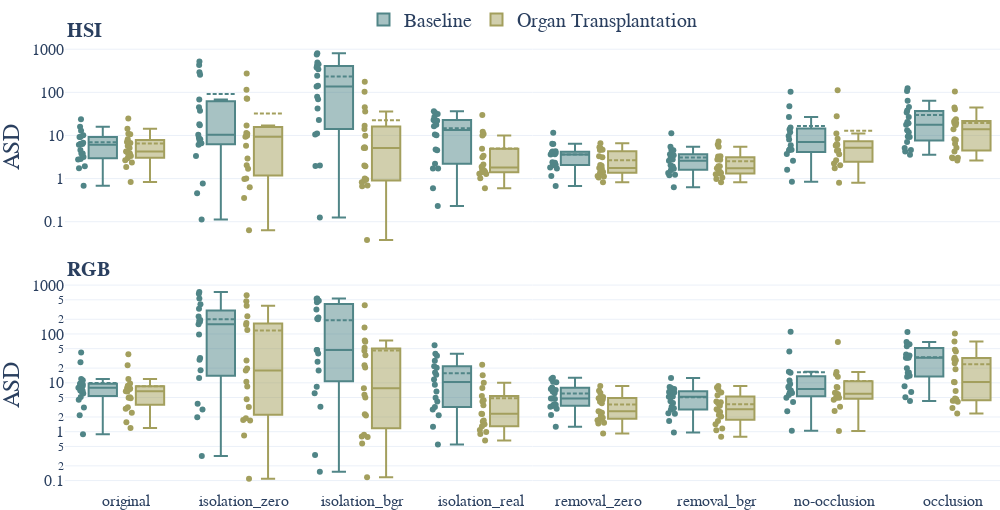

The notebook cell this image was saved under:
### Code cell
fig = dataset_comparison("surface_distance_metric")
fig.update_yaxes(type="log", range=None)
fig.update_yaxes(title="ASD")

### Figure 1 — Plotly figure (JSON) as saved in the notebook; plotly's stock layout.template omitted (floating-point values rounded to 4 significant figures)
{"data": [{"boxmean": true, "boxpoints": "all", "legendgroup": "baseline", "marker": {"color": "#508587"}, "name": "Baseline", "offsetgroup": "baseline", "showlegend": true, "text": ["stomach", "small_bowel", "colon", "liver", "gallbladder", "pancreas", "kidney", "spleen", "bladder", "omentum", "fat_subcutaneous", "lung", "heart", "skin", "muscle", "peritoneum", "major_vein", "kidney_with_Gerotas_fascia", "background"], "type": "box", "x": ["original", "original", "original", "original", "original", "original", "original", "original", "original", "original", "original", "original", "original", "original", "original", "original", "original", "original", "original"], "xaxis": "x", "y": [9.263, 4.625, 3.187, 3.821, 2.864, 2.763, 3.803, 1.945, 1.748, 12.9, 15.95, 10.18, 6.127, 9.27, 6.431, 23.65, 6.341, 6.782, 0.6797], "yaxis": "y"}, {"boxmean": true, "boxpoints": "all", "legendgroup": "organ_transplantation", "marker": {"color": "#A39F5D"}, "name": "Organ Transplantation", "offsetgroup": "organ_transplantation", "showlegend": true, "text": ["stomach", "small_bowel", "colon", "liver", "gallbladder", "pancreas", "kidney", "spleen", "bladder", "omentum", "fat_subcutaneous", "lung", "heart", "skin", "muscle", "peritoneum", "major_vein", "kidney_with_Gerotas_fascia", "background"], "type": "box", "x": ["original", "original", "original", "original", "original", "original", "original", "original", "original", "original", "original", "original", "original", "original", "original", "original", "original", "original", "original"], "xaxis": "x", "y": [8.185, 5.098, 4.273, 3.331, 3.478, 2.374, 4.084, 2.657, 1.858, 10.99, 14.3, 7.032, 6.677, 10.68, 5.678, 24.71, 3.801, 2.973, 0.8344], "yaxis": "y"}, {"boxmean": true, "boxpoints": "all", "legendgroup": "baseline", "marker": {"color": "#508587"}, "name": "Baseline", "offsetgroup": "baseline", "showlegend": false, "text": ["stomach", "small_bowel", "colon", "liver", "gallbladder", "pancreas", "kidney", "spleen", "bladder", "omentum", "fat_subcutaneous", "lung", "heart", "skin", "muscle", "peritoneum", "major_vein", "kidney_with_Gerotas_fascia", "background"], "type": "box", "x": ["isolation_zero", "isolation_zero", "isolation_zero", "isolation_zero", "isolation_zero", "isolation_zero", "isolation_zero", "isolation_zero", "isolation_zero", "isolation_zero", "isolation_zero", "isolation_zero", "isolation_zero", "isolation_zero", "isolation_zero", "isolation_zero", "isolation_zero", "isolation_zero", "isolation_zero"], "xaxis": "x", "y": [67.89, 0.4576, 17.27, 0.7751, 431.8, 8.868, 3.356, 10.45, 45.24, 256.5, 6.572, 6.098, 8.194, 37.33, 7.898, 293.2, 521.0, 18.26, 0.1122], "yaxis": "y"}, {"boxmean": true, "boxpoints": "all", "legendgroup": "organ_transplantation", "marker": {"color": "#A39F5D"}, "name": "Organ Transplantation", "offsetgroup": "organ_transplantation", "showlegend": false, "text": ["stomach", "small_bowel", "colon", "liver", "gallbladder", "pancreas", "kidney", "spleen", "bladder", "omentum", "fat_subcutaneous", "lung", "heart", "skin", "muscle", "peritoneum", "major_vein", "kidney_with_Gerotas_fascia", "background"], "type": "box", "x": ["isolation_zero", "isolation_zero", "isolation_zero", "isolation_zero", "isolation_zero", "isolation_zero", "isolation_zero", "isolation_zero", "isolation_zero", "isolation_zero", "isolation_zero", "isolation_zero", "isolation_zero", "isolation_zero", "isolation_zero", "isolation_zero", "isolation_zero", "isolation_zero", "isolation_zero"], "xaxis": "x", "y": [11.44, 0.9767, 2.028, 0.3535, 273.4, 1.01, 1.687, 10.1, 9.889, 17.08, 72.11, 5.779, 0.6261, 114.4, 10.93, 70.72, 2.922, 9.284, 0.0638], "yaxis": "y"}, {"boxmean": true, "boxpoints": "all", "legendgroup": "baseline", "marker": {"color": "#508587"}, "name": "Baseline", "offsetgroup": "baseline", "showlegend": false, "text": ["stomach", "small_bowel", "colon", "liver", "gallbladder", "pancreas", "kidney", "spleen", "bladder", "omentum", "fat_subcutaneous", "lung", "heart", "skin", "muscle", "peritoneum", "major_vein", "kidney_with_Gerotas_fascia", "background"], "type": "box", "x": ["isolation_bgr", "isolation_bgr", "isolation_bgr", "isolation_bgr", "isolation_bgr", "isolation_bgr", "isolation_bgr", "isolation_bgr", "isolation_bgr", "isolation_bgr", "isolation_bgr", "isolation_bgr", "isolation_bgr", "isolation_bgr", "isolation_bgr", "isolation_bgr", "isolation_bgr", "isolation_bgr", "isolation_bgr"], "xaxis": "x", "y": [491.2, 11.1, 79.01, 10.5, 447.0, 378.5, 242.5, 135.6, 41.91, 757.1, 420.8, 2.002, 1.963, 69.36, 22.94, 142.8, 342.3, 800, 0.1246], "yaxis": "y"}, {"boxmean": true, "boxpoints": "all", "legendgroup": "organ_transplantation", "marker": {"color": "#A39F5D"}, "name": "Organ Transplantation", "offsetgroup": "organ_transplantation", "showlegend": false, "text": ["stomach", "small_bowel", "colon", "liver", "gallbladder", "pancreas", "kidney", "spleen", "bladder", "omentum", "fat_subcutaneous", "lung", "heart", "skin", "muscle", "peritoneum", "major_vein", "kidney_with_Gerotas_fascia", "background"], "type": "box", "x": ["isolation_bgr", "isolation_bgr", "isolation_bgr", "isolation_bgr", "isolation_bgr", "isolation_bgr", "isolation_bgr", "isolation_bgr", "isolation_bgr", "isolation_bgr", "isolation_bgr", "isolation_bgr", "isolation_bgr", "isolation_bgr", "isolation_bgr", "isolation_bgr", "isolation_bgr", "isolation_bgr", "isolation_bgr"], "xaxis": "x", "y": [16.81, 5.144, 0.9577, 0.6634, 176.7, 2.01, 44.92, 9.809, 0.8203, 14.18, 1.939, 5.321, 0.6952, 102.5, 5.143, 36.1, 0.8921, 1.005, 0.03769], "yaxis": "y"}, {"boxmean": true, "boxpoints": "all", "legendgroup": "baseline", "marker": {"color": "#508587"}, "name": "Baseline", "offsetgroup": "baseline", "showlegend": false, "text": ["stomach", "small_bowel", "colon", "liver", "gallbladder", "pancreas", "kidney", "spleen", "bladder", "omentum", "lung", "heart", "skin", "muscle", "peritoneum", "major_vein", "kidney_with_Gerotas_fascia", "background"], "type": "box", "x": ["isolation_real", "isolation_real", "isolation_real", "isolation_real", "isolation_real", "isolation_real", "isolation_real", "isolation_real", "isolation_real", "isolation_real", "isolation_real", "isolation_real", "isolation_real", "isolation_real", "isolation_real", "isolation_real", "isolation_real", "isolation_real"], "xaxis": "x", "y": [31.49, 4.517, 1.719, 10.1, 17.67, 21.84, 10.48, 33.81, 36.46, 0.2321, 1.715, 2.208, 4.73, 26.8, 22.69, 21.35, 16.35, 0.5965], "yaxis": "y"}, {"boxmean": true, "boxpoints": "all", "legendgroup": "organ_transplantation", "marker": {"color": "#A39F5D"}, "name": "Organ Transplantation", "offsetgroup": "organ_transplantation", "showlegend": false, "text": ["stomach", "small_bowel", "colon", "liver", "gallbladder", "pancreas", "kidney", "spleen", "bladder", "omentum", "lung", "heart", "skin", "muscle", "peritoneum", "major_vein", "kidney_with_Gerotas_fascia", "background"], "type": "box", "x": ["isolation_real", "isolation_real", "isolation_real", "isolation_real", "isolation_real", "isolation_real", "isolation_real", "isolation_real", "isolation_real", "isolation_real", "isolation_real", "isolation_real", "isolation_real", "isolation_real", "isolation_real", "isolation_real", "isolation_real", "isolation_real"], "xaxis": "x", "y": [12.16, 1.889, 3.134, 1.479, 1.716, 10.0, 1.016, 2.126, 1.278, 3.4, 1.57, 1.442, 1.409, 29.76, 10.78, 1.29, 4.93, 0.5963], "yaxis": "y"}, {"boxmean": true, "boxpoints": "all", "legendgroup": "baseline", "marker": {"color": "#508587"}, "name": "Baseline", "offsetgroup": "baseline", "showlegend": false, "text": ["stomach", "small_bowel", "colon", "liver", "gallbladder", "pancreas", "kidney", "spleen", "bladder", "omentum", "fat_subcutaneous", "lung", "heart", "skin", "muscle", "peritoneum", "major_vein", "kidney_with_Gerotas_fascia", "background"], "type": "box", "x": ["removal_zero", "removal_zero", "removal_zero", "removal_zero", "removal_zero", "removal_zero", "removal_zero", "removal_zero", "removal_zero", "removal_zero", "removal_zero", "removal_zero", "removal_zero", "removal_zero", "removal_zero", "removal_zero", "removal_zero", "removal_zero", "removal_zero"], "xaxis": "x", "y": [3.929, 2.403, 2.341, 1.706, 2.29, 2.1, 2.048, 1.15, 1.798, 6.305, 4.033, 4.277, 3.641, 4.308, 3.848, 11.51, 3.654, 6.401, 0.6728], "yaxis": "y"}, {"boxmean": true, "boxpoints": "all", "legendgroup": "organ_transplantation", "marker": {"color": "#A39F5D"}, "name": "Organ Transplantation", "offsetgroup": "organ_transplantation", "showlegend": false, "text": ["stomach", "small_bowel", "colon", "liver", "gallbladder", "pancreas", "kidney", "spleen", "bladder", "omentum", "fat_subcutaneous", "lung", "heart", "skin", "muscle", "peritoneum", "major_vein", "kidney_with_Gerotas_fascia", "background"], "type": "box", "x": ["removal_zero", "removal_zero", "removal_zero", "removal_zero", "removal_zero", "removal_zero", "removal_zero", "removal_zero", "removal_zero", "removal_zero", "removal_zero", "removal_zero", "removal_zero", "removal_zero", "removal_zero", "removal_zero", "removal_zero", "removal_zero", "removal_zero"], "xaxis": "x", "y": [4.637, 1.983, 1.731, 1.348, 2.065, 1.606, 1.119, 1.416, 1.065, 6.594, 3.126, 5.315, 1.701, 4.626, 3.318, 5.042, 1.771, 1.156, 0.8181], "yaxis": "y"}, {"boxmean": true, "boxpoints": "all", "legendgroup": "baseline", "marker": {"color": "#508587"}, "name": "Baseline", "offsetgroup": "baseline", "showlegend": false, "text": ["stomach", "small_bowel", "colon", "liver", "gallbladder", "pancreas", "kidney", "spleen", "bladder", "omentum", "fat_subcutaneous", "lung", "heart", "skin", "muscle", "peritoneum", "major_vein", "kidney_with_Gerotas_fascia", "background"], "type": "box", "x": ["removal_bgr", "removal_bgr", "removal_bgr", "removal_bgr", "removal_bgr", "removal_bgr", "removal_bgr", "removal_bgr", "removal_bgr", "removal_bgr", "removal_bgr", "removal_bgr", "removal_bgr", "removal_bgr", "removal_bgr", "removal_bgr", "removal_bgr", "removal_bgr", "removal_bgr"], "xaxis": "x", "y": [3.101, 2.031, 1.912, 1.345, 1.872, 1.683, 1.566, 1.226, 1.202, 5.475, 3.475, 4.556, 2.769, 3.651, 3.659, 11.24, 2.608, 4.649, 0.6305], "yaxis": "y"}, {"boxmean": true, "boxpoints": "all", "legendgroup": "organ_transplantation", "marker": {"color": "#A39F5D"}, "name": "Organ Transplantation", "offsetgroup": "organ_transplantation", "showlegend": false, "text": ["stomach", "small_bowel", "colon", "liver", "gallbladder", "pancreas", "kidney", "spleen", "bladder", "omentum", "fat_subcutaneous", "lung", "heart", "skin", "muscle", "peritoneum", "major_vein", "kidney_with_Gerotas_fascia", "background"], "type": "box", "x": ["removal_bgr", "removal_bgr", "removal_bgr", "removal_bgr", "removal_bgr", "removal_bgr", "removal_bgr", "removal_bgr", "removal_bgr", "removal_bgr", "removal_bgr", "removal_bgr", "removal_bgr", "removal_bgr", "removal_bgr", "removal_bgr", "removal_bgr", "removal_bgr", "removal_bgr"], "xaxis": "x", "y": [2.748, 1.938, 1.383, 1.259, 1.927, 1.446, 1.066, 1.354, 0.9824, 6.152, 3.266, 5.463, 1.688, 2.782, 3.289, 7.234, 1.743, 1.306, 0.8211], "yaxis": "y"}, {"boxmean": true, "boxpoints": "all", "legendgroup": "baseline", "marker": {"color": "#508587"}, "name": "Baseline", "offsetgroup": "baseline", "showlegend": false, "text": ["stomach", "small_bowel", "colon", "liver", "gallbladder", "kidney", "spleen", "bladder", "omentum", "fat_subcutaneous", "lung", "heart", "skin", "muscle", "peritoneum", "background"], "type": "box", "x": ["no-occlusion", "no-occlusion", "no-occlusion", "no-occlusion", "no-occlusion", "no-occlusion", "no-occlusion", "no-occlusion", "no-occlusion", "no-occlusion", "no-occlusion", "no-occlusion", "no-occlusion", "no-occlusion", "no-occlusion", "no-occlusion"], "xaxis": "x", "y": [8.115, 5.969, 3.735, 9.677, 4.568, 47.52, 2.596, 1.609, 13.67, 103.1, 15.31, 4.817, 4.668, 11.94, 26.95, 0.8459], "yaxis": "y"}, {"boxmean": true, "boxpoints": "all", "legendgroup": "organ_transplantation", "marker": {"color": "#A39F5D"}, "name": "Organ Transplantation", "offsetgroup": "organ_transplantation", "showlegend": false, "text": ["stomach", "small_bowel", "colon", "liver", "gallbladder", "kidney", "spleen", "bladder", "omentum", "fat_subcutaneous", "lung", "heart", "skin", "muscle", "peritoneum", "background"], "type": "box", "x": ["no-occlusion", "no-occlusion", "no-occlusion", "no-occlusion", "no-occlusion", "no-occlusion", "no-occlusion", "no-occlusion", "no-occlusion", "no-occlusion", "no-occlusion", "no-occlusion", "no-occlusion", "no-occlusion", "no-occlusion", "no-occlusion"], "xaxis": "x", "y": [4.542, 4.444, 2.244, 5.84, 6.354, 2.047, 1.749, 2.657, 8.391, 112.3, 11.04, 6.06, 3.686, 5.868, 27.96, 0.8042], "yaxis": "y"}, {"boxmean": true, "boxpoints": "all", "legendgroup": "baseline", "marker": {"color": "#508587"}, "name": "Baseline", "offsetgroup": "baseline", "showlegend": false, "text": ["stomach", "small_bowel", "colon", "liver", "gallbladder", "pancreas", "kidney", "spleen", "bladder", "omentum", "fat_subcutaneous", "lung", "heart", "skin", "muscle", "peritoneum", "major_vein", "kidney_with_Gerotas_fascia", "background"], "type": "box", "x": ["occlusion", "occlusion", "occlusion", "occlusion", "occlusion", "occlusion", "occlusion", "occlusion", "occlusion", "occlusion", "occlusion", "occlusion", "occlusion", "occlusion", "occlusion", "occlusion", "occlusion", "occlusion", "occlusion"], "xaxis": "x", "y": [37.75, 11.89, 34.29, 20.52, 4.244, 124.0, 17.76, 19.13, 7.095, 26.66, 45.67, 13.28, 3.585, 107.6, 9.483, 63.48, 9.154, 5.14, 4.625], "yaxis": "y"}, {"boxmean": true, "boxpoints": "all", "legendgroup": "organ_transplantation", "marker": {"color": "#A39F5D"}, "name": "Organ Transplantation", "offsetgroup": "organ_transplantation", "showlegend": false, "text": ["stomach", "small_bowel", "colon", "liver", "gallbladder", "pancreas", "kidney", "spleen", "bladder", "omentum", "fat_subcutaneous", "lung", "heart", "skin", "muscle", "peritoneum", "major_vein", "kidney_with_Gerotas_fascia", "background"], "type": "box", "x": ["occlusion", "occlusion", "occlusion", "occlusion", "occlusion", "occlusion", "occlusion", "occlusion", "occlusion", "occlusion", "occlusion", "occlusion", "occlusion", "occlusion", "occlusion", "occlusion", "occlusion", "occlusion", "occlusion"], "xaxis": "x", "y": [23.77, 8.199, 17.41, 19.34, 6.413, 20.85, 13.87, 40.31, 2.616, 22.02, 19.06, 7.803, 3.078, 104.7, 3.056, 44.74, 4.255, 2.949, 5.179], "yaxis": "y"}, {"boxmean": true, "boxpoints": "all", "legendgroup": "baseline", "marker": {"color": "#508587"}, "name": "Baseline", "offsetgroup": "baseline", "showlegend": false, "text": ["stomach", "small_bowel", "colon", "liver", "gallbladder", "pancreas", "kidney", "spleen", "bladder", "omentum", "fat_subcutaneous", "lung", "heart", "skin", "muscle", "peritoneum", "major_vein", "kidney_with_Gerotas_fascia", "background"], "type": "box", "x": ["original", "original", "original", "original", "original", "original", "original", "original", "original", "original", "original", "original", "original", "original", "original", "original", "original", "original", "original"], "xaxis": "x2", "y": [12.04, 6.726, 4.506, 9.583, 3.14, 2.169, 6.964, 7.887, 8.546, 11.29, 41.66, 9.642, 6.914, 6.084, 9.197, 26.52, 5.118, 8.626, 0.8865], "yaxis": "y2"}, {"boxmean": true, "boxpoints": "all", "legendgroup": "organ_transplantation", "marker": {"color": "#A39F5D"}, "name": "Organ Transplantation", "offsetgroup": "organ_transplantation", "showlegend": false, "text": ["stomach", "small_bowel", "colon", "liver", "gallbladder", "pancreas", "kidney", "spleen", "bladder", "omentum", "fat_subcutaneous", "lung", "heart", "skin", "muscle", "peritoneum", "major_vein", "kidney_with_Gerotas_fascia", "background"], "type": "box", "x": ["original", "original", "original", "original", "original", "original", "original", "original", "original", "original", "original", "original", "original", "original", "original", "original", "original", "original", "original"], "xaxis": "x2", "y": [8.695, 7.691, 4.934, 6.62, 2.952, 1.564, 4.86, 7.462, 3.15, 9.634, 38.34, 7.809, 6.728, 11.96, 7.691, 22.83, 2.448, 5.065, 1.193], "yaxis": "y2"}, {"boxmean": true, "boxpoints": "all", "legendgroup": "baseline", "marker": {"color": "#508587"}, "name": "Baseline", "offsetgroup": "baseline", "showlegend": false, "text": ["stomach", "small_bowel", "colon", "liver", "gallbladder", "pancreas", "kidney", "spleen", "bladder", "omentum", "fat_subcutaneous", "lung", "heart", "skin", "muscle", "peritoneum", "major_vein", "kidney_with_Gerotas_fascia", "background"], "type": "box", "x": ["isolation_zero", "isolation_zero", "isolation_zero", "isolation_zero", "isolation_zero", "isolation_zero", "isolation_zero", "isolation_zero", "isolation_zero", "isolation_zero", "isolation_zero", "isolation_zero", "isolation_zero", "isolation_zero", "isolation_zero", "isolation_zero", "isolation_zero", "isolation_zero", "isolation_zero"], "xaxis": "x2", "y": [194.0, 29.78, 18.08, 3.738, 664.4, 97.67, 12.54, 183.3, 226.9, 407.3, 529.8, 1.973, 2.835, 178.0, 326.8, 157.1, 722.7, 32.07, 0.3169], "yaxis": "y2"}, {"boxmean": true, "boxpoints": "all", "legendgroup": "organ_transplantation", "marker": {"color": "#A39F5D"}, "name": "Organ Transplantation", "offsetgroup": "organ_transplantation", "showlegend": false, "text": ["stomach", "small_bowel", "colon", "liver", "gallbladder", "pancreas", "kidney", "spleen", "bladder", "omentum", "fat_subcutaneous", "lung", "heart", "skin", "muscle", "peritoneum", "major_vein", "kidney_with_Gerotas_fascia", "background"], "type": "box", "x": ["isolation_zero", "isolation_zero", "isolation_zero", "isolation_zero", "isolation_zero", "isolation_zero", "isolation_zero", "isolation_zero", "isolation_zero", "isolation_zero", "isolation_zero", "isolation_zero", "isolation_zero", "isolation_zero", "isolation_zero", "isolation_zero", "isolation_zero", "isolation_zero", "isolation_zero"], "xaxis": "x2", "y": [19.73, 8.395, 10.54, 3.219, 616.9, 0.8387, 1.875, 377.0, 229.0, 1.702, 153.8, 4.633, 1.739, 120.5, 28.74, 167.4, 467.7, 17.9, 0.1096], "yaxis": "y2"}, {"boxmean": true, "boxpoints": "all", "legendgroup": "baseline", "marker": {"color": "#508587"}, "name": "Baseline", "offsetgroup": "baseline", "showlegend": false, "text": ["stomach", "small_bowel", "colon", "liver", "gallbladder", "pancreas", "kidney", "spleen", "bladder", "omentum", "fat_subcutaneous", "lung", "heart", "skin", "muscle", "peritoneum", "major_vein", "kidney_with_Gerotas_fascia", "background"], "type": "box", "x": ["isolation_bgr", "isolation_bgr", "isolation_bgr", "isolation_bgr", "isolation_bgr", "isolation_bgr", "isolation_bgr", "isolation_bgr", "isolation_bgr", "isolation_bgr", "isolation_bgr", "isolation_bgr", "isolation_bgr", "isolation_bgr", "isolation_bgr", "isolation_bgr", "isolation_bgr", "isolation_bgr", "isolation_bgr"], "xaxis": "x2", "y": [477.8, 6.111, 26.98, 0.3354, 526.0, 444.9, 39.78, 315.0, 199.4, 533.8, 47.19, 3.25, 8.352, 218.3, 46.76, 204.5, 487.8, 17.85, 0.1517], "yaxis": "y2"}, {"boxmean": true, "boxpoints": "all", "legendgroup": "organ_transplantation", "marker": {"color": "#A39F5D"}, "name": "Organ Transplantation", "offsetgroup": "organ_transplantation", "showlegend": false, "text": ["stomach", "small_bowel", "colon", "liver", "gallbladder", "pancreas", "kidney", "spleen", "bladder", "omentum", "fat_subcutaneous", "lung", "heart", "skin", "muscle", "peritoneum", "major_vein", "kidney_with_Gerotas_fascia", "background"], "type": "box", "x": ["isolation_bgr", "isolation_bgr", "isolation_bgr", "isolation_bgr", "isolation_bgr", "isolation_bgr", "isolation_bgr", "isolation_bgr", "isolation_bgr", "isolation_bgr", "isolation_bgr", "isolation_bgr", "isolation_bgr", "isolation_bgr", "isolation_bgr", "isolation_bgr", "isolation_bgr", "isolation_bgr", "isolation_bgr"], "xaxis": "x2", "y": [36.77, 0.7747, 0.7966, 7.745, 385.9, 0.5734, 69.17, 45.38, 20.5, 22.94, 52.29, 5.675, 0.8629, 73.4, 4.989, 135.0, 2.282, 2.142, 0.1176], "yaxis": "y2"}, {"boxmean": true, "boxpoints": "all", "legendgroup": "baseline", "marker": {"color": "#508587"}, "name": "Baseline", "offsetgroup": "baseline", "showlegend": false, "text": ["stomach", "small_bowel", "colon", "liver", "gallbladder", "pancreas", "kidney", "spleen", "bladder", "omentum", "lung", "heart", "skin", "muscle", "peritoneum", "major_vein", "kidney_with_Gerotas_fascia", "background"], "type": "box", "x": ["isolation_real", "isolation_real", "isolation_real", "isolation_real", "isolation_real", "isolation_real", "isolation_real", "isolation_real", "isolation_real", "isolation_real", "isolation_real", "isolation_real", "isolation_real", "isolation_real", "isolation_real", "isolation_real", "isolation_real", "isolation_real"], "xaxis": "x2", "y": [39.48, 2.844, 1.262, 3.185, 9.135, 6.609, 11.68, 20.35, 4.955, 28.42, 2.162, 4.151, 21.72, 58.42, 16.29, 35.64, 14.69, 0.5489], "yaxis": "y2"}, {"boxmean": true, "boxpoints": "all", "legendgroup": "organ_transplantation", "marker": {"color": "#A39F5D"}, "name": "Organ Transplantation", "offsetgroup": "organ_transplantation", "showlegend": false, "text": ["stomach", "small_bowel", "colon", "liver", "gallbladder", "pancreas", "kidney", "spleen", "bladder", "omentum", "lung", "heart", "skin", "muscle", "peritoneum", "major_vein", "kidney_with_Gerotas_fascia", "background"], "type": "box", "x": ["isolation_real", "isolation_real", "isolation_real", "isolation_real", "isolation_real", "isolation_real", "isolation_real", "isolation_real", "isolation_real", "isolation_real", "isolation_real", "isolation_real", "isolation_real", "isolation_real", "isolation_real", "isolation_real", "isolation_real", "isolation_real"], "xaxis": "x2", "y": [9.993, 1.701, 1.295, 4.377, 14.36, 3.491, 1.086, 4.165, 0.8939, 0.9899, 1.617, 1.427, 2.304, 23.38, 5.393, 2.339, 7.826, 0.658], "yaxis": "y2"}, {"boxmean": true, "boxpoints": "all", "legendgroup": "baseline", "marker": {"color": "#508587"}, "name": "Baseline", "offsetgroup": "baseline", "showlegend": false, "text": ["stomach", "small_bowel", "colon", "liver", "gallbladder", "pancreas", "kidney", "spleen", "bladder", "omentum", "fat_subcutaneous", "lung", "heart", "skin", "muscle", "peritoneum", "major_vein", "kidney_with_Gerotas_fascia", "background"], "type": "box", "x": ["removal_zero", "removal_zero", "removal_zero", "removal_zero", "removal_zero", "removal_zero", "removal_zero", "removal_zero", "removal_zero", "removal_zero", "removal_zero", "removal_zero", "removal_zero", "removal_zero", "removal_zero", "removal_zero", "removal_zero", "removal_zero", "removal_zero"], "xaxis": "x2", "y": [7.122, 2.966, 3.35, 3.566, 3.543, 2.199, 6.656, 6.141, 4.807, 8.027, 12.7, 10.32, 4.756, 4.679, 7.492, 11.99, 3.247, 10.52, 1.267], "yaxis": "y2"}, {"boxmean": true, "boxpoints": "all", "legendgroup": "organ_transplantation", "marker": {"color": "#A39F5D"}, "name": "Organ Transplantation", "offsetgroup": "organ_transplantation", "showlegend": false, "text": ["stomach", "small_bowel", "colon", "liver", "gallbladder", "pancreas", "kidney", "spleen", "bladder", "omentum", "fat_subcutaneous", "lung", "heart", "skin", "muscle", "peritoneum", "major_vein", "kidney_with_Gerotas_fascia", "background"], "type": "box", "x": ["removal_zero", "removal_zero", "removal_zero", "removal_zero", "removal_zero", "removal_zero", "removal_zero", "removal_zero", "removal_zero", "removal_zero", "removal_zero", "removal_zero", "removal_zero", "removal_zero", "removal_zero", "removal_zero", "removal_zero", "removal_zero", "removal_zero"], "xaxis": "x2", "y": [4.859, 2.539, 1.517, 1.921, 2.607, 0.9202, 2.428, 4.111, 1.8, 6.218, 8.586, 4.906, 1.717, 6.925, 4.558, 5.139, 2.101, 3.836, 1.475], "yaxis": "y2"}, {"boxmean": true, "boxpoints": "all", "legendgroup": "baseline", "marker": {"color": "#508587"}, "name": "Baseline", "offsetgroup": "baseline", "showlegend": false, "text": ["stomach", "small_bowel", "colon", "liver", "gallbladder", "pancreas", "kidney", "spleen", "bladder", "omentum", "fat_subcutaneous", "lung", "heart", "skin", "muscle", "peritoneum", "major_vein", "kidney_with_Gerotas_fascia", "background"], "type": "box", "x": ["removal_bgr", "removal_bgr", "removal_bgr", "removal_bgr", "removal_bgr", "removal_bgr", "removal_bgr", "removal_bgr", "removal_bgr", "removal_bgr", "removal_bgr", "removal_bgr", "removal_bgr", "removal_bgr", "removal_bgr", "removal_bgr", "removal_bgr", "removal_bgr", "removal_bgr"], "xaxis": "x2", "y": [5.267, 2.332, 2.809, 2.397, 3.877, 1.664, 6.345, 5.179, 3.011, 6.844, 8.242, 7.507, 5.294, 4.175, 6.48, 12.58, 3.229, 7.827, 0.9679], "yaxis": "y2"}, {"boxmean": true, "boxpoints": "all", "legendgroup": "organ_transplantation", "marker": {"color": "#A39F5D"}, "name": "Organ Transplantation", "offsetgroup": "organ_transplantation", "showlegend": false, "text": ["stomach", "small_bowel", "colon", "liver", "gallbladder", "pancreas", "kidney", "spleen", "bladder", "omentum", "fat_subcutaneous", "lung", "heart", "skin", "muscle", "peritoneum", "major_vein", "kidney_with_Gerotas_fascia", "background"], "type": "box", "x": ["removal_bgr", "removal_bgr", "removal_bgr", "removal_bgr", "removal_bgr", "removal_bgr", "removal_bgr", "removal_bgr", "removal_bgr", "removal_bgr", "removal_bgr", "removal_bgr", "removal_bgr", "removal_bgr", "removal_bgr", "removal_bgr", "removal_bgr", "removal_bgr", "removal_bgr"], "xaxis": "x2", "y": [3.802, 2.892, 1.416, 2.773, 2.202, 0.7858, 2.526, 4.01, 1.157, 6.349, 8.032, 5.6, 2.045, 8.58, 4.148, 7.207, 1.662, 3.382, 1.075], "yaxis": "y2"}, {"boxmean": true, "boxpoints": "all", "legendgroup": "baseline", "marker": {"color": "#508587"}, "name": "Baseline", "offsetgroup": "baseline", "showlegend": false, "text": ["stomach", "small_bowel", "colon", "liver", "gallbladder", "kidney", "spleen", "bladder", "omentum", "fat_subcutaneous", "lung", "heart", "skin", "muscle", "peritoneum", "background"], "type": "box", "x": ["no-occlusion", "no-occlusion", "no-occlusion", "no-occlusion", "no-occlusion", "no-occlusion", "no-occlusion", "no-occlusion", "no-occlusion", "no-occlusion", "no-occlusion", "no-occlusion", "no-occlusion", "no-occlusion", "no-occlusion", "no-occlusion"], "xaxis": "x2", "y": [6.245, 5.617, 4.035, 9.418, 4.961, 43.83, 2.618, 7.944, 8.277, 111.6, 16.08, 6.936, 6.187, 11.19, 16.86, 1.044], "yaxis": "y2"}, {"boxmean": true, "boxpoints": "all", "legendgroup": "organ_transplantation", "marker": {"color": "#A39F5D"}, "name": "Organ Transplantation", "offsetgroup": "organ_transplantation", "showlegend": false, "text": ["stomach", "small_bowel", "colon", "liver", "gallbladder", "kidney", "spleen", "bladder", "omentum", "fat_subcutaneous", "lung", "heart", "skin", "muscle", "peritoneum", "background"], "type": "box", "x": ["no-occlusion", "no-occlusion", "no-occlusion", "no-occlusion", "no-occlusion", "no-occlusion", "no-occlusion", "no-occlusion", "no-occlusion", "no-occlusion", "no-occlusion", "no-occlusion", "no-occlusion", "no-occlusion", "no-occlusion", "no-occlusion"], "xaxis": "x2", "y": [3.232, 5.82, 4.492, 8.022, 4.945, 4.998, 2.667, 4.926, 15.04, 68.31, 13.35, 6.155, 6.25, 8.207, 16.65, 1.039], "yaxis": "y2"}, {"boxmean": true, "boxpoints": "all", "legendgroup": "baseline", "marker": {"color": "#508587"}, "name": "Baseline", "offsetgroup": "baseline", "showlegend": false, "text": ["stomach", "small_bowel", "colon", "liver", "gallbladder", "pancreas", "kidney", "spleen", "bladder", "omentum", "fat_subcutaneous", "lung", "heart", "skin", "muscle", "peritoneum", "major_vein", "kidney_with_Gerotas_fascia", "background"], "type": "box", "x": ["occlusion", "occlusion", "occlusion", "occlusion", "occlusion", "occlusion", "occlusion", "occlusion", "occlusion", "occlusion", "occlusion", "occlusion", "occlusion", "occlusion", "occlusion", "occlusion", "occlusion", "occlusion", "occlusion"], "xaxis": "x2", "y": [36.25, 16.1, 32.62, 32.65, 61.7, 37.88, 16.3, 32.58, 19.9, 55.85, 68.16, 8.5, 4.225, 109.4, 13.28, 62.66, 13.95, 6.478, 5.082], "yaxis": "y2"}, {"boxmean": true, "boxpoints": "all", "legendgroup": "organ_transplantation", "marker": {"color": "#A39F5D"}, "name": "Organ Transplantation", "offsetgroup": "organ_transplantation", "showlegend": false, "text": ["stomach", "small_bowel", "colon", "liver", "gallbladder", "pancreas", "kidney", "spleen", "bladder", "omentum", "fat_subcutaneous", "lung", "heart", "skin", "muscle", "peritoneum", "major_vein", "kidney_with_Gerotas_fascia", "background"], "type": "box", "x": ["occlusion", "occlusion", "occlusion", "occlusion", "occlusion", "occlusion", "occlusion", "occlusion", "occlusion", "occlusion", "occlusion", "occlusion", "occlusion", "occlusion", "occlusion", "occlusion", "occlusion", "occlusion", "occlusion"], "xaxis": "x2", "y": [43.75, 10.27, 32.67, 18.92, 25.17, 10.39, 4.775, 30.26, 4.094, 47.65, 29.12, 2.344, 3.042, 101.8, 6.794, 69.74, 4.342, 4.637, 4.313], "yaxis": "y2"}], "layout": {"annotations": [{"font": {"size": 20}, "showarrow": false, "text": "<b>HSI</b>", "x": 0, "xanchor": "left", "xref": "paper", "y": 1.0, "yanchor": "bottom", "yref": "paper"}, {"font": {"size": 20}, "showarrow": false, "text": "<b>RGB</b>", "x": 0, "xanchor": "left", "xref": "paper", "y": 0.465, "yanchor": "bottom", "yref": "paper"}], "boxgap": 0.2, "boxgroupgap": 0.4, "boxmode": "group", "font": {"family": "Libertinus Serif", "size": 20}, "height": 510, "legend": {"orientation": "h", "x": 0.5, "xanchor": "center", "y": 1.01, "yanchor": "bottom"}, "margin": {"b": 0, "l": 0, "r": 0, "t": 0}, "width": 1000, "xaxis": {"anchor": "y", "autorange": true, "autorangeoptions": {"maxallowed": 7.4, "minallowed": -0.52}, "domain": [0, 1], "matches": "x2", "range": [-0.52, 7.4], "showticklabels": false, "tickfont": {"size": 16}, "type": "category"}, "xaxis2": {"anchor": "y2", "autorange": true, "domain": [0, 1], "range": [-0.52, 7.4], "tickfont": {"size": 16}, "type": "category"}, "yaxis": {"anchor": "x", "autorange": true, "domain": [0.535, 1.0], "range": [-1.664, 3.143], "tickfont": {"size": 16}, "title": {"text": "ASD"}, "type": "log"}, "yaxis2": {"anchor": "x2", "autorange": true, "domain": [0, 0.465], "range": [-1.172, 3.071], "tickfont": {"size": 16}, "title": {"text": "ASD"}, "type": "log"}}}
